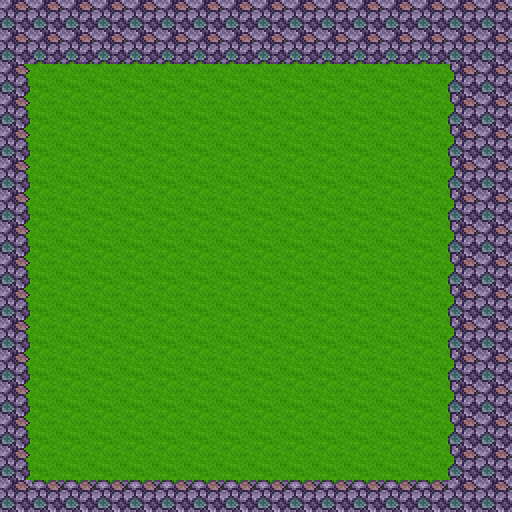

This game map was drawn from its Tiled (.tmx) file and the tilesets committed beside it. A one-line description and the full map source follow:
An orthogonal 16x16 tile map with 32x32 px tiles, 4 tile layers (ground, ground objects, ceiling objects, ceiling).

<map version="1.0" orientation="orthogonal" width="16" height="16" tilewidth="32" tileheight="32">
 <tileset firstgid="1" source="townFlat.tsx" />
 <layer name="ground" width="16" height="16">
  <data encoding="csv">
191,191,191,191,191,191,191,191,191,191,191,191,191,191,191,191,
191,221,221,221,221,221,221,221,221,221,221,221,221,221,191,191,
192,241,241,241,241,241,241,241,241,241,241,241,241,241,190,191,
192,241,241,241,241,241,241,241,241,241,241,241,241,241,190,191,
192,241,241,241,241,241,241,241,241,241,241,241,241,241,190,191,
192,241,241,241,241,241,241,241,241,241,241,241,241,241,190,191,
192,241,241,241,241,241,241,241,241,241,241,241,241,241,190,191,
192,241,241,241,241,241,241,241,241,241,241,241,241,241,190,191,
192,241,241,241,241,241,241,241,241,241,241,241,241,241,190,191,
192,241,241,241,241,241,241,241,241,241,241,241,241,241,190,191,
192,241,241,241,241,241,241,241,241,241,241,241,241,241,190,191,
192,241,241,241,241,241,241,241,241,241,241,241,241,241,190,191,
192,241,241,241,241,241,241,241,241,241,241,241,241,241,190,191,
192,241,241,241,241,241,241,241,241,241,241,241,241,241,190,191,
192,241,241,241,241,241,241,241,241,241,241,241,241,241,190,191,
191,161,161,161,161,161,161,161,161,161,161,161,161,161,191,191
</data>
 </layer>
 <layer name="ground objects" width="16" height="16">
  <data encoding="csv">
0,0,0,0,0,0,0,0,0,0,0,0,0,0,0,0,
0,0,0,0,0,0,0,0,0,0,0,0,0,0,0,0,
0,0,0,0,0,0,0,0,0,0,0,0,0,0,0,0,
0,0,0,0,0,0,0,0,0,0,0,0,0,0,0,0,
0,0,0,0,0,0,0,0,0,0,0,0,0,0,0,0,
0,0,0,0,0,0,0,0,0,0,0,0,0,0,0,0,
0,0,0,0,0,0,0,0,0,0,0,0,0,0,0,0,
0,0,0,0,0,0,0,0,0,0,0,0,0,0,0,0,
0,0,0,0,0,0,0,0,0,0,0,0,0,0,0,0,
0,0,0,0,0,0,0,0,0,0,0,0,0,0,0,0,
0,0,0,0,0,0,0,0,0,0,0,0,0,0,0,0,
0,0,0,0,0,0,0,0,0,0,0,0,0,0,0,0,
0,0,0,0,0,0,0,0,0,0,0,0,0,0,0,0,
0,0,0,0,0,0,0,0,0,0,0,0,0,0,0,0,
0,0,0,0,0,0,0,0,0,0,0,0,0,0,0,0,
0,0,0,0,0,0,0,0,0,0,0,0,0,0,0,0
</data>
 </layer>
 <objectgroup name="sprites">
  <properties>
   <property name="spriteLayer" value="true" />
  </properties>
 </objectgroup>
 <layer name="ceiling objects" width="16" height="16">
  <data encoding="csv">
0,0,0,0,0,0,0,0,0,0,0,0,0,0,0,0,
0,0,0,0,0,0,0,0,0,0,0,0,0,0,0,0,
0,0,0,0,0,0,0,0,0,0,0,0,0,0,0,0,
0,0,0,0,0,0,0,0,0,0,0,0,0,0,0,0,
0,0,0,0,0,0,0,0,0,0,0,0,0,0,0,0,
0,0,0,0,0,0,0,0,0,0,0,0,0,0,0,0,
0,0,0,0,0,0,0,0,0,0,0,0,0,0,0,0,
0,0,0,0,0,0,0,0,0,0,0,0,0,0,0,0,
0,0,0,0,0,0,0,0,0,0,0,0,0,0,0,0,
0,0,0,0,0,0,0,0,0,0,0,0,0,0,0,0,
0,0,0,0,0,0,0,0,0,0,0,0,0,0,0,0,
0,0,0,0,0,0,0,0,0,0,0,0,0,0,0,0,
0,0,0,0,0,0,0,0,0,0,0,0,0,0,0,0,
0,0,0,0,0,0,0,0,0,0,0,0,0,0,0,0,
0,0,0,0,0,0,0,0,0,0,0,0,0,0,0,0,
0,0,0,0,0,0,0,0,0,0,0,0,0,0,0,0
</data>
 </layer>
 <layer name="ceiling" width="16" height="16">
  <data encoding="csv">
0,0,0,0,0,0,0,0,0,0,0,0,0,0,0,0,
0,0,0,0,0,0,0,0,0,0,0,0,0,0,0,0,
0,0,0,0,0,0,0,0,0,0,0,0,0,0,0,0,
0,0,0,0,0,0,0,0,0,0,0,0,0,0,0,0,
0,0,0,0,0,0,0,0,0,0,0,0,0,0,0,0,
0,0,0,0,0,0,0,0,0,0,0,0,0,0,0,0,
0,0,0,0,0,0,0,0,0,0,0,0,0,0,0,0,
0,0,0,0,0,0,0,0,0,0,0,0,0,0,0,0,
0,0,0,0,0,0,0,0,0,0,0,0,0,0,0,0,
0,0,0,0,0,0,0,0,0,0,0,0,0,0,0,0,
0,0,0,0,0,0,0,0,0,0,0,0,0,0,0,0,
0,0,0,0,0,0,0,0,0,0,0,0,0,0,0,0,
0,0,0,0,0,0,0,0,0,0,0,0,0,0,0,0,
0,0,0,0,0,0,0,0,0,0,0,0,0,0,0,0,
0,0,0,0,0,0,0,0,0,0,0,0,0,0,0,0,
0,0,0,0,0,0,0,0,0,0,0,0,0,0,0,0
</data>
 </layer>
</map>
